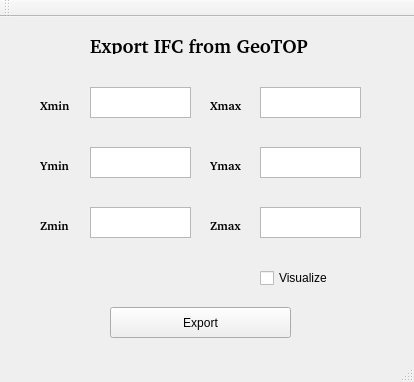
<?xml version="1.0" encoding="UTF-8"?>
<ui version="4.0">
 <class>SuBIM_main</class>
 <widget class="QMainWindow" name="SuBIM_main">
  <property name="geometry">
   <rect>
    <x>0</x>
    <y>0</y>
    <width>414</width>
    <height>382</height>
   </rect>
  </property>
  <property name="windowTitle">
   <string>SuBIM Tool</string>
  </property>
  <widget class="QWidget" name="centralWidget">
   <widget class="QPushButton" name="pushButton">
    <property name="geometry">
     <rect>
      <x>110</x>
      <y>290</y>
      <width>181</width>
      <height>31</height>
     </rect>
    </property>
    <property name="text">
     <string>Export</string>
    </property>
   </widget>
   <widget class="QPlainTextEdit" name="plainTextEdit">
    <property name="geometry">
     <rect>
      <x>90</x>
      <y>70</y>
      <width>101</width>
      <height>31</height>
     </rect>
    </property>
   </widget>
   <widget class="QLabel" name="label">
    <property name="geometry">
     <rect>
      <x>40</x>
      <y>80</y>
      <width>31</width>
      <height>17</height>
     </rect>
    </property>
    <property name="font">
     <font>
      <family>Noto Sans [unknown]</family>
      <weight>75</weight>
      <bold>true</bold>
     </font>
    </property>
    <property name="text">
     <string>Xmin</string>
    </property>
   </widget>
   <widget class="QPlainTextEdit" name="plainTextEdit_2">
    <property name="geometry">
     <rect>
      <x>260</x>
      <y>70</y>
      <width>101</width>
      <height>31</height>
     </rect>
    </property>
   </widget>
   <widget class="QLabel" name="label_2">
    <property name="geometry">
     <rect>
      <x>210</x>
      <y>80</y>
      <width>41</width>
      <height>17</height>
     </rect>
    </property>
    <property name="font">
     <font>
      <family>Noto Sans [unknown]</family>
      <weight>75</weight>
      <bold>true</bold>
     </font>
    </property>
    <property name="text">
     <string>Xmax</string>
    </property>
   </widget>
   <widget class="QLabel" name="label_3">
    <property name="geometry">
     <rect>
      <x>210</x>
      <y>140</y>
      <width>41</width>
      <height>17</height>
     </rect>
    </property>
    <property name="font">
     <font>
      <family>Noto Sans [unknown]</family>
      <weight>75</weight>
      <bold>true</bold>
     </font>
    </property>
    <property name="text">
     <string>Ymax</string>
    </property>
   </widget>
   <widget class="QPlainTextEdit" name="plainTextEdit_3">
    <property name="geometry">
     <rect>
      <x>90</x>
      <y>130</y>
      <width>101</width>
      <height>31</height>
     </rect>
    </property>
   </widget>
   <widget class="QLabel" name="label_4">
    <property name="geometry">
     <rect>
      <x>40</x>
      <y>140</y>
      <width>31</width>
      <height>17</height>
     </rect>
    </property>
    <property name="font">
     <font>
      <family>Noto Sans [unknown]</family>
      <weight>75</weight>
      <bold>true</bold>
     </font>
    </property>
    <property name="text">
     <string>Ymin</string>
    </property>
   </widget>
   <widget class="QPlainTextEdit" name="plainTextEdit_4">
    <property name="geometry">
     <rect>
      <x>260</x>
      <y>130</y>
      <width>101</width>
      <height>31</height>
     </rect>
    </property>
   </widget>
   <widget class="QLabel" name="label_5">
    <property name="geometry">
     <rect>
      <x>210</x>
      <y>200</y>
      <width>41</width>
      <height>17</height>
     </rect>
    </property>
    <property name="font">
     <font>
      <family>Noto Sans [unknown]</family>
      <weight>75</weight>
      <bold>true</bold>
     </font>
    </property>
    <property name="text">
     <string>Zmax</string>
    </property>
   </widget>
   <widget class="QPlainTextEdit" name="plainTextEdit_5">
    <property name="geometry">
     <rect>
      <x>90</x>
      <y>190</y>
      <width>101</width>
      <height>31</height>
     </rect>
    </property>
   </widget>
   <widget class="QLabel" name="label_6">
    <property name="geometry">
     <rect>
      <x>40</x>
      <y>200</y>
      <width>31</width>
      <height>17</height>
     </rect>
    </property>
    <property name="font">
     <font>
      <family>Noto Sans [unknown]</family>
      <weight>75</weight>
      <bold>true</bold>
     </font>
    </property>
    <property name="text">
     <string>Zmin</string>
    </property>
   </widget>
   <widget class="QPlainTextEdit" name="plainTextEdit_6">
    <property name="geometry">
     <rect>
      <x>260</x>
      <y>190</y>
      <width>101</width>
      <height>31</height>
     </rect>
    </property>
   </widget>
   <widget class="QLabel" name="label_7">
    <property name="geometry">
     <rect>
      <x>90</x>
      <y>20</y>
      <width>241</width>
      <height>17</height>
     </rect>
    </property>
    <property name="font">
     <font>
      <family>Noto Sans [unknown]</family>
      <pointsize>14</pointsize>
      <weight>75</weight>
      <bold>true</bold>
     </font>
    </property>
    <property name="text">
     <string>Export IFC from GeoTOP</string>
    </property>
   </widget>
   <widget class="QCheckBox" name="checkBox">
    <property name="geometry">
     <rect>
      <x>260</x>
      <y>250</y>
      <width>90</width>
      <height>22</height>
     </rect>
    </property>
    <property name="text">
     <string>Visualize</string>
    </property>
   </widget>
  </widget>
  <widget class="QMenuBar" name="menuBar">
   <property name="geometry">
    <rect>
     <x>0</x>
     <y>0</y>
     <width>414</width>
     <height>27</height>
    </rect>
   </property>
  </widget>
  <widget class="QToolBar" name="mainToolBar">
   <attribute name="toolBarArea">
    <enum>TopToolBarArea</enum>
   </attribute>
   <attribute name="toolBarBreak">
    <bool>false</bool>
   </attribute>
  </widget>
  <widget class="QStatusBar" name="statusBar"/>
 </widget>
 <layoutdefault spacing="6" margin="11"/>
 <resources/>
 <connections/>
</ui>
